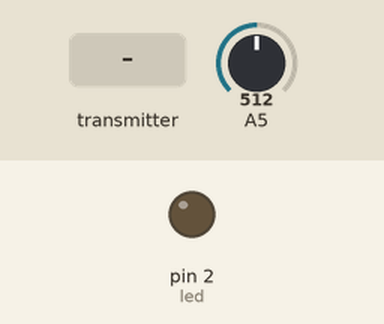
Simulated run of this sketch. Board: Arduino Uno, built with avr-gcc and run on an emulated ATmega328P. Shown: output pins drawn as LEDs (lit = HIGH). The test bench sets the inputs (shaded band); at power-on: A5 = 512. No radio packets arrive unless stated.

Above: at 1.2 s.
1.3 s: the transmitter starts sending buttonState = 1
At 1.6 s:
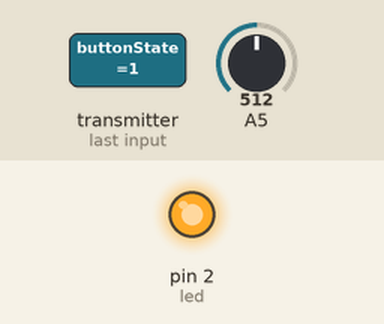
2.8 s: the transmitter starts sending buttonState = 0
At 3.9 s:
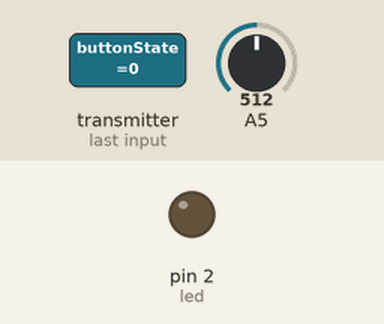
Timing chart, 0 to 5.8 s (numbered marks = the images above; inputs shaded):
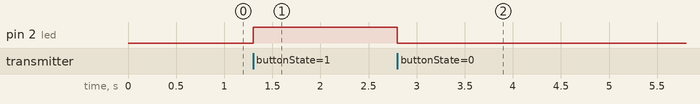

Measured:
- after the input at 1.3 s, pin 2 (led): LOW → HIGH at once
- after the input at 2.8 s, pin 2 (led): HIGH → LOW at once

The sketch:

sendServo.ino
```cpp
#include <RF24.h>
#include <SPI.h>
#define led 2

RF24 radio(9,10);
const byte addresses[][6] = {"00001","00002"};
boolean buttonState = 0;

void setup()
{
  pinMode(2,OUTPUT);
  radio.begin();
  radio.openWritingPipe(addresses[1]);  //00002
  radio.openReadingPipe(1,addresses[0]);  //00001
  radio.setPALevel(RF24_PA_MIN);
}

void loop()
{
  delay(5);
  radio.stopListening();
  int potValue = analogRead(A5);
  int analogValue = map(potValue,0,1023,0,180);
  radio.write(&analogValue,sizeof(analogValue));
  delay(5);
  radio.startListening();
  while (!radio.available());
  radio.read(&buttonState,sizeof(buttonState));

  if (buttonState == HIGH)
  {
    digitalWrite(led,HIGH);
  }
  else
  {
    digitalWrite(led,LOW);
  }
}
```
